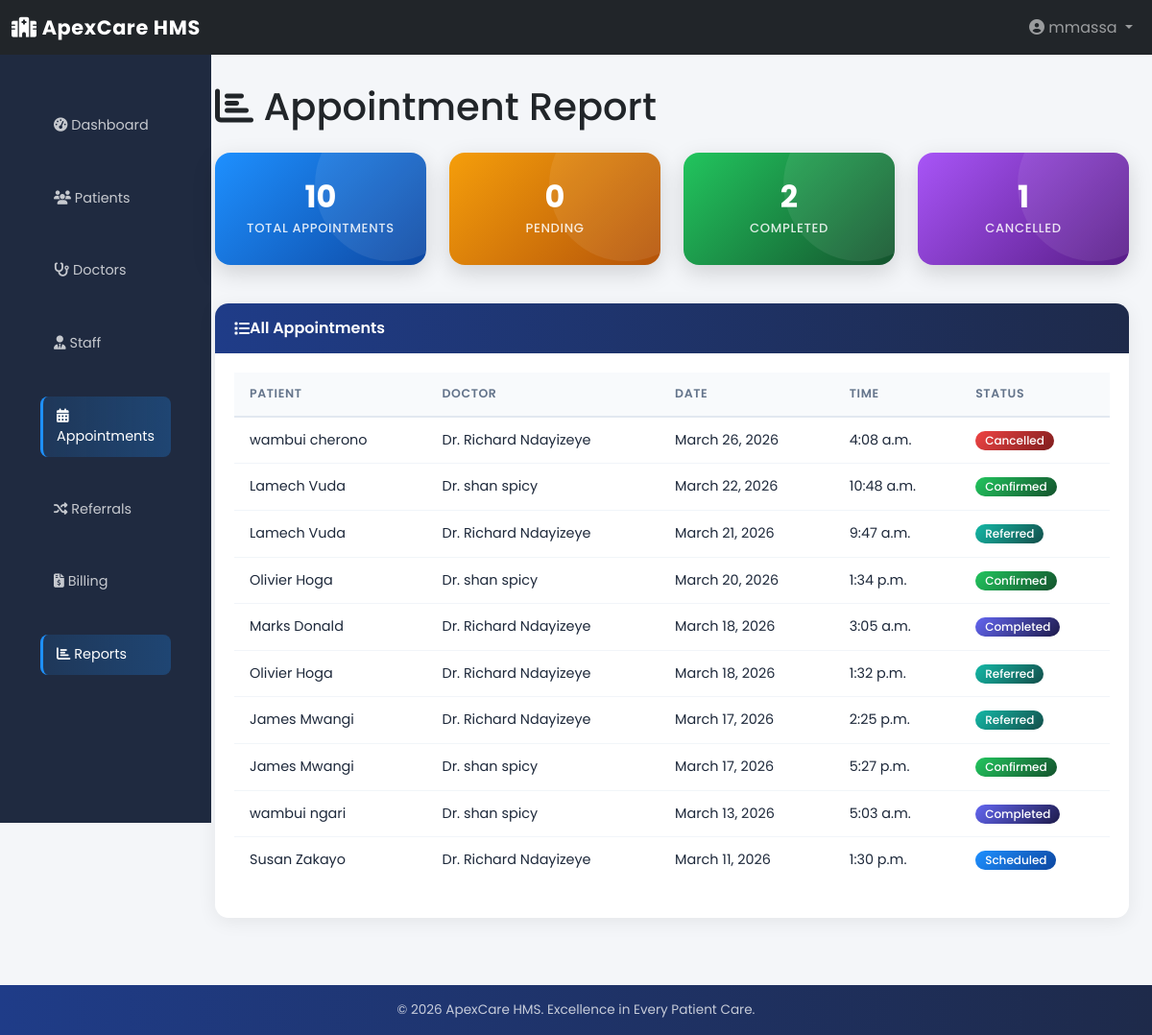
The app's page /reports/appointments/ (signed in) with its own data.
### appointments/models.py (models this page shows, shortened)
class Appointment(models.Model):
    STATUS_CHOICES = [
        ('pending', 'Pending'),
        ('confirmed', 'Confirmed'),
        ('scheduled', 'Scheduled'),
        ('completed', 'Completed'),
        ('cancelled', 'Cancelled'),
        ('referred', 'Referred'),
    ]
    patient = models.ForeignKey(
        "patients.Patient",
        on_delete=models.CASCADE,
        related_name="appointments"
    )
    doctor = models.ForeignKey(
        "doctors.Doctor",
        on_delete=models.CASCADE,
        related_name="appointments"
    )
    appointment_date = models.DateField()
    appointment_time = models.TimeField()
    reason = models.CharField(max_length=255, blank=True, null=True)
    notes = models.TextField(blank=True, null=True)
    status = models.CharField(
        max_length=20,
        choices=STATUS_CHOICES,
        default='pending'
    )
    created_by = models.ForeignKey(
        User,
        on_delete=models.SET_NULL,
        null=True,
        related_name="created_appointments"
    )
    created_at = models.DateTimeField(auto_now_add=True)
    updated_at = models.DateTimeField(auto_now=True)
    class Meta:
        db_table = "appointments_appointment"
        verbose_name = "Appointment"
        verbose_name_plural = "Appointments"
        ordering = ["-appointment_date", "-appointment_time"]
        unique_together = ["patient", "doctor", "appointment_date", "appointment_time"]

### patients/models.py (models this page shows, shortened)
class Patient(models.Model):
    GENDER_CHOICES = [
        ('male', 'Male'),
        ('female', 'Female'),
        ('other', 'Other'),
    ]
    BLOOD_TYPE_CHOICES = [
        ('O+', 'O+'), ('O-', 'O-'),
        ('A+', 'A+'), ('A-', 'A-'),
        ('B+', 'B+'), ('B-', 'B-'),
        ('AB+', 'AB+'), ('AB-', 'AB-'),
    ]
    user = models.OneToOneField(
        User,
        on_delete=models.CASCADE,
        related_name='patient_profile'
    )
    first_name = models.CharField(max_length=100)
    last_name = models.CharField(max_length=100)
    date_of_birth = models.DateField()
    gender = models.CharField(
        max_length=10,
        choices=GENDER_CHOICES
    )
    contact = models.CharField(
        max_length=20,
        validators=[
            RegexValidator(
                regex=r'^\+?\d{9,15}Ksh',
                message='Enter a valid phone number'
            )
        ]
    )
    email = models.EmailField(blank=True, null=True)
    address = models.TextField(blank=True, null=True)
    county = models.CharField(max_length=100, blank=True, null=True)
    blood_type = models.CharField(
        max_length=5,
        choices=BLOOD_TYPE_CHOICES,
        blank=True,
        null=True
    )
    emergency_contact = models.CharField(max_length=20, blank=True, null=True)
    emergency_contact_name = models.CharField(max_length=100, blank=True, null=True)
    medical_history = models.TextField(blank=True, null=True)
    allergies = models.TextField(blank=True, null=True)
    created_at = models.DateTimeField(auto_now_add=True)
    updated_at = models.DateTimeField(auto_now=True)
    class Meta:
        db_table = "patients_patient"
        verbose_name = "Patient"
        verbose_name_plural = "Patients"
        ordering = ["-created_at"]

### doctors/models.py (models this page shows, shortened)
class Doctor(models.Model):
    phone_validator = RegexValidator(
        regex=r'^\+?\d{9,15}Ksh',
        message='Enter a valid phone number'
    )
    user = models.OneToOneField(
        User,
        on_delete=models.CASCADE,
        related_name='doctor_profile'
    )
    first_name = models.CharField(max_length=100)
    last_name = models.CharField(max_length=100)
    specialization = models.CharField(max_length=100)
    license_number = models.CharField(
        max_length=50,
        unique=True
    )
    contact = models.CharField(
        max_length=20,
        validators=[phone_validator]
    )
    email = models.EmailField(blank=True, null=True)
    consultation_fee = models.DecimalField(
        max_digits=10,
        decimal_places=2,
        default=0
    )
    availability = models.TextField(
        blank=True,
        null=True,
        help_text="Example: Monday–Friday 9AM–5PM"
    )
    bio = models.TextField(blank=True, null=True)
    is_available = models.BooleanField(default=True)
    created_at = models.DateTimeField(auto_now_add=True)
    updated_at = models.DateTimeField(auto_now=True)
    class Meta:
        db_table = "doctors_doctor"
        verbose_name = "Doctor"
        verbose_name_plural = "Doctors"
        ordering = ["specialization", "last_name"]

### reports/views.py (the view)
# urls.py: path('appointments/', views.appointment_report, name='appointment_report'),
@login_required
@check_role('admin')
def appointment_report(request):
    appointments = Appointment.objects.all()
    context = {
        'total_appointments': appointments.count(),
        'pending': appointments.filter(status='pending').count(),
        'completed': appointments.filter(status='completed').count(),
        'cancelled': appointments.filter(status='cancelled').count(),
        'appointments': appointments.order_by('-appointment_date')[:50],
    }
    return render(request, 'reports/appointment_report.html', context)

### reports/templates/reports/appointment_report.html (shortened to what this page needs)
{% extends 'base.html' %}
{% block content %}
<h1 class="mb-4"><i class="fas fa-chart-bar"></i> Appointment Report</h1>
<div class="row mb-4">
    <div class="col-md-3 mb-3">
        <div class="stat-card blue">
            <div class="stat-value">{{ total_appointments }}</div>
            <div class="stat-label">Total Appointments</div>
        </div>
    </div>
    <div class="col-md-3 mb-3">
        <div class="stat-card orange">
            <div class="stat-value">{{ pending }}</div>
            <div class="stat-label">Pending</div>
        </div>
    </div>
    <div class="col-md-3 mb-3">
        <div class="stat-card green">
            <div class="stat-value">{{ completed }}</div>
            <div class="stat-label">Completed</div>
        </div>
    </div>
    <div class="col-md-3 mb-3">
        <div class="stat-card purple">
            <div class="stat-value">{{ cancelled }}</div>
            <div class="stat-label">Cancelled</div>
        </div>
    </div>
</div>
<div class="card">
    <div class="card-header">
        <i class="fas fa-list"></i> All Appointments
    </div>
    <div class="card-body">
        <div class="table-responsive">
            <table class="table table-hover">
                <thead>
                    <tr>
                        <th>Patient</th>
                        <th>Doctor</th>
                        <th>Date</th>
                        <th>Time</th>
                        <th>Status</th>
                    </tr>
                </thead>
                <tbody>
                    {% for apt in appointments %}
                        <tr>
                            <td>{{ apt.patient.first_name }} {{ apt.patient.last_name }}</td>
                            <td>Dr. {{ apt.doctor.first_name }} {{ apt.doctor.last_name }}</td>
                            <td>{{ apt.appointment_date }}</td>
                            <td>{{ apt.appointment_time }}</td>
                            <td><span class="badge badge-{{ apt.status }}">{{ apt.get_status_display }}</span></td>
                        </tr>
                    {% endfor %}
                </tbody>
            </table>
        </div>
    </div>
</div>
{% endblock %}

### templates/base.html (shortened to what this page needs)
{% load static %}
<!DOCTYPE html>
<html lang="en">
<head>
    <link href="https://cdn.jsdelivr.net/npm/bootstrap@5.3.8/dist/css/bootstrap.min.css" rel="stylesheet">
    <link rel="stylesheet" href="https://cdnjs.cloudflare.com/ajax/libs/font-awesome/6.4.0/css/all.min.css">
    <link rel="stylesheet" href="{% static 'css/style.css' %}">
</head>
<body>
<nav class="navbar navbar-expand-lg navbar-dark bg-dark sticky-top">
    <div class="container-fluid">
        <a class="navbar-brand" href="{% url 'core:dashboard' %}">
            <i class="fas fa-hospital"></i> ApexCare HMS
        </a>
        <div class="collapse navbar-collapse" id="navbarNav">
            <ul class="navbar-nav ms-auto">
                {% if user.is_authenticated %}
                <li class="nav-item dropdown">
                    <a class="nav-link dropdown-toggle" href="#" data-bs-toggle="dropdown">
                        <i class="fas fa-user-circle"></i>
                        {{ user.get_full_name|default:user.username }}
                    </a>
                </li>
                {% endif %}
            </ul>
        </div>
    </div>
</nav>
<div class="container-fluid">
    <div class="row">
        {% if user.is_authenticated %}
        <nav class="col-md-2 d-none d-md-block sidebar">
            <div class="position-sticky pt-3">
                <ul class="nav flex-column">
                    <li class="nav-item">
                        <a class="nav-link {% if request.resolver_match.url_name == 'dashboard' %}active{% endif %}"
                           href="{% url 'core:dashboard' %}">
                            <i class="fas fa-tachometer-alt"></i> Dashboard
                        </a>
                    </li>
                    {% if user.profile.role == 'admin' or user.profile.role == 'receptionist' %}
                    <li class="nav-item">
                        <a class="nav-link {% if 'patient' in request.resolver_match.url_name %}active{% endif %}"
                           href="{% url 'patients:patient_list' %}">
                            <i class="fas fa-users"></i> Patients
                        </a>
                    </li>
                    {% endif %}
                    {% if user.profile.role == 'admin' %}
                    <li class="nav-item">
                        <a class="nav-link {% if 'doctor' in request.resolver_match.url_name %}active{% endif %}"
                           href="{% url 'doctors:doctor_list' %}">
                            <i class="fas fa-stethoscope"></i> Doctors
                        </a>
                    </li>
                    {% endif %}
                    {% if user.profile.role == 'admin' %}
                    <li class="nav-item">
                        <a class="nav-link {% if 'staff' in request.resolver_match.url_name %}active{% endif %}"
                           href="{% url 'core:staff_list' %}">
                            <i class="fas fa-user-tie"></i> Staff
                        </a>
                    </li>
                    {% endif %}
                    {% if user.is_authenticated %}
                    <li class="nav-item">
                        <a class="nav-link {% if 'appointment' in request.resolver_match.url_name %}active{% endif %}"
                           href="{% url 'appointments:appointment_list' %}">
                            <i class="fas fa-calendar-alt"></i> Appointments
                        </a>
                    </li>
                    {% endif %}
                    {% if user.profile.role == 'admin' or user.profile.role == 'doctor' %}
                    <li class="nav-item">
                        <a class="nav-link {% if 'referral' in request.resolver_match.url_name %}active{% endif %}"
                           href="{% url 'appointments:referral_list' %}">
                            <i class="fas fa-random"></i> Referrals
                        </a>
                    </li>
                    {% endif %}
                    {% if user.profile.role == 'admin' or user.profile.role == 'receptionist' %}
                    <li class="nav-item">
                        <a class="nav-link {% if 'bill' in request.resolver_match.url_name %}active{% endif %}"
                           href="{% url 'billing:bill_list' %}">
                            <i class="fas fa-file-invoice-dollar"></i> Billing
                        </a>
                    </li>
                    {% endif %}
                    {% if user.profile.role == 'admin' %}
                    <li class="nav-item">
                        <a class="nav-link {% if 'report' in request.resolver_match.url_name %}active{% endif %}"
                           href="{% url 'reports:dashboard_report' %}">
                            <i class="fas fa-chart-bar"></i> Reports
                        </a>
                    </li>
                    {% endif %}
                </ul>
            </div>
        </nav>
        {% endif %}
        <main class="col-md-{% if user.is_authenticated %}10{% else %}12{% endif %} ms-sm-auto px-md-4 main-content">
            {% block content %}{% endblock %}
        </main>
    </div>
</div>
<footer class="footer">
    <div class="container-fluid text-center">
        <p>&copy; 2026 ApexCare HMS. Excellence in Every Patient Care.</p>
    </div>
</footer>
</body>
</html>

### records on screen
Appointment: patient.first_name "wambui", patient.last_name "cherono", doctor.first_name "Richard", doctor.last_name "Ndayizeye", appointment_date "March 26, 2026", appointment_time "4:08 a.m.", status "Cancelled"
Appointment: patient.first_name "Lamech", patient.last_name "Vuda", doctor.first_name "shan", doctor.last_name "spicy", appointment_date "March 22, 2026", appointment_time "10:48 a.m.", status "Confirmed"
Appointment: patient.first_name "Lamech", patient.last_name "Vuda", doctor.first_name "Richard", doctor.last_name "Ndayizeye", appointment_date "March 21, 2026", appointment_time "9:47 a.m.", status "Referred"
Appointment: patient.first_name "Olivier", patient.last_name "Hoga", doctor.first_name "shan", doctor.last_name "spicy", appointment_date "March 20, 2026", appointment_time "1:34 p.m.", status "Confirmed"
Appointment: patient.first_name "Marks", patient.last_name "Donald", doctor.first_name "Richard", doctor.last_name "Ndayizeye", appointment_date "March 18, 2026", appointment_time "3:05 a.m.", status "Completed"
Appointment: patient.first_name "Olivier", patient.last_name "Hoga", doctor.first_name "Richard", doctor.last_name "Ndayizeye", appointment_date "March 18, 2026", appointment_time "1:32 p.m.", status "Referred"
Appointment: patient.first_name "James", patient.last_name "Mwangi", doctor.first_name "Richard", doctor.last_name "Ndayizeye", appointment_date "March 17, 2026", appointment_time "2:25 p.m.", status "Referred"
Appointment: patient.first_name "James", patient.last_name "Mwangi", doctor.first_name "shan", doctor.last_name "spicy", appointment_date "March 17, 2026", appointment_time "5:27 p.m.", status "Confirmed"
Appointment: patient.first_name "wambui", patient.last_name "ngari", doctor.first_name "shan", doctor.last_name "spicy", appointment_date "March 13, 2026", appointment_time "5:03 a.m.", status "Completed"
Appointment: patient.first_name "Susan", patient.last_name "Zakayo", doctor.first_name "Richard", doctor.last_name "Ndayizeye", appointment_date "March 11, 2026", appointment_time "1:30 p.m.", status "Scheduled"

### other values on screen
{{ user.get_full_name|default:user.username }} "mmassa"
{{ total_appointments }} "10"
{{ pending }} "0"
{{ completed }} "2"
{{ cancelled }} "1"
